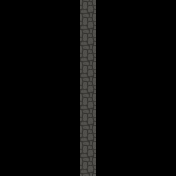

Rendered tile map (Tiled .tmx) drawn with the repository's tilesets; below, a short description and the full map source, tile grids included:
An orthogonal 11x11 tile map with 16x16 px tiles, 3 tile layers (Path, Wall, Interact).

<map version="1.0" tiledversion="2017.06.27" orientation="orthogonal" renderorder="right-down" width="11" height="11" tilewidth="16" tileheight="16" nextobjectid="7">
 <properties>
  <property name="Connect_Bottom" type="bool" value="true" />
  <property name="Connect_Left" type="bool" value="false" />
  <property name="Connect_Right" type="bool" value="false" />
  <property name="Connect_Top" type="bool" value="true" />
 </properties>
 <tileset firstgid="1" name="tiles0" tilewidth="16" tileheight="16" tilecount="64" columns="16">
  <image source="./Tilesets/tiles0.png" width="256" height="64" />
 </tileset>
 <layer name="Path" width="11" height="11">
  <data encoding="csv">
0,0,0,0,0,2,0,0,0,0,0,
0,0,0,0,0,2,0,0,0,0,0,
0,0,0,0,0,2,0,0,0,0,0,
0,0,0,0,0,2,0,0,0,0,0,
0,0,0,0,0,2,0,0,0,0,0,
0,0,0,0,0,2,0,0,0,0,0,
0,0,0,0,0,2,0,0,0,0,0,
0,0,0,0,0,2,0,0,0,0,0,
0,0,0,0,0,2,0,0,0,0,0,
0,0,0,0,0,2,0,0,0,0,0,
0,0,0,0,0,2,0,0,0,0,0
</data>
 </layer>
 <layer name="Wall" width="11" height="11">
  <data encoding="csv">
0,0,0,0,0,0,0,0,0,0,0,
0,0,0,0,0,0,0,0,0,0,0,
0,0,0,0,0,0,0,0,0,0,0,
0,0,0,0,0,0,0,0,0,0,0,
0,0,0,0,0,0,0,0,0,0,0,
0,0,0,0,0,0,0,0,0,0,0,
0,0,0,0,0,0,0,0,0,0,0,
0,0,0,0,0,0,0,0,0,0,0,
0,0,0,0,0,0,0,0,0,0,0,
0,0,0,0,0,0,0,0,0,0,0,
0,0,0,0,0,0,0,0,0,0,0
</data>
 </layer>
 <layer name="Interact" width="11" height="11">
  <data encoding="csv">
0,0,0,0,0,0,0,0,0,0,0,
0,0,0,0,0,0,0,0,0,0,0,
0,0,0,0,0,0,0,0,0,0,0,
0,0,0,0,0,0,0,0,0,0,0,
0,0,0,0,0,0,0,0,0,0,0,
0,0,0,0,0,0,0,0,0,0,0,
0,0,0,0,0,0,0,0,0,0,0,
0,0,0,0,0,0,0,0,0,0,0,
0,0,0,0,0,0,0,0,0,0,0,
0,0,0,0,0,0,0,0,0,0,0,
0,0,0,0,0,0,0,0,0,0,0
</data>
 </layer>
 <objectgroup name="Events" />
</map>
